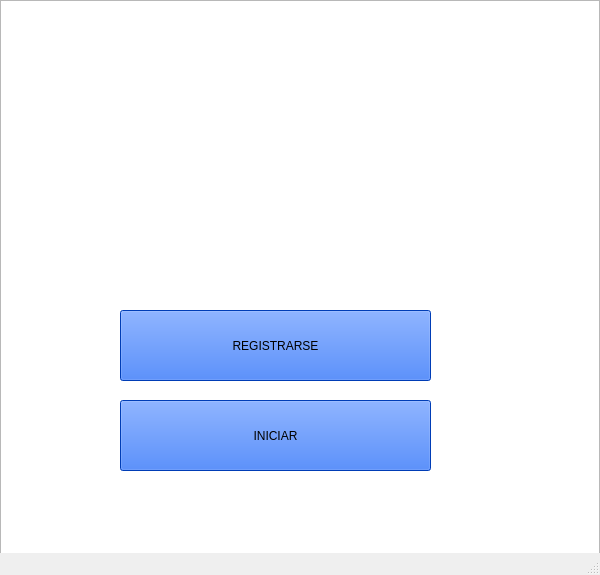
<?xml version="1.0" encoding="UTF-8"?>
<ui version="4.0">
 <class>MainWindow</class>
 <widget class="QMainWindow" name="MainWindow">
  <property name="geometry">
   <rect>
    <x>0</x>
    <y>0</y>
    <width>600</width>
    <height>575</height>
   </rect>
  </property>
  <property name="windowTitle">
   <string>MainWindow</string>
  </property>
  <widget class="QWidget" name="centralwidget">
   <widget class="QPushButton" name="BRegister">
    <property name="geometry">
     <rect>
      <x>120</x>
      <y>310</y>
      <width>311</width>
      <height>71</height>
     </rect>
    </property>
    <property name="toolTip">
     <string>&lt;html&gt;&lt;head/&gt;&lt;body&gt;&lt;p&gt;&lt;br/&gt;&lt;/p&gt;&lt;/body&gt;&lt;/html&gt;</string>
    </property>
    <property name="styleSheet">
     <string notr="true">font: 12pt &quot;MS Shell Dlg 2&quot;;
color: black;
background-color: rgb(0, 85, 255);</string>
    </property>
    <property name="text">
     <string>REGISTRARSE</string>
    </property>
   </widget>
   <widget class="QPushButton" name="BInicio">
    <property name="geometry">
     <rect>
      <x>120</x>
      <y>400</y>
      <width>311</width>
      <height>71</height>
     </rect>
    </property>
    <property name="styleSheet">
     <string notr="true">font: 12pt &quot;MS Shell Dlg 2&quot;;
color: black;
background-color: rgb(0, 85, 255);</string>
    </property>
    <property name="text">
     <string>INICIAR</string>
    </property>
   </widget>
   <widget class="QGraphicsView" name="graphicsView">
    <property name="geometry">
     <rect>
      <x>0</x>
      <y>0</y>
      <width>600</width>
      <height>575</height>
     </rect>
    </property>
    <property name="styleSheet">
     <string notr="true">border-image: url(:/new/prefix1/Images/Menu.jpg);</string>
    </property>
   </widget>
   <zorder>graphicsView</zorder>
   <zorder>BInicio</zorder>
   <zorder>BRegister</zorder>
  </widget>
  <widget class="QMenuBar" name="menubar">
   <property name="geometry">
    <rect>
     <x>0</x>
     <y>0</y>
     <width>600</width>
     <height>25</height>
    </rect>
   </property>
  </widget>
  <widget class="QStatusBar" name="statusbar"/>
 </widget>
 <resources/>
 <connections/>
</ui>
